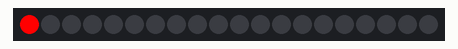
This sketch was run on a simulated Arduino Uno, built with avr-gcc and run on an emulated ATmega328P. Parts: 20 RGB LEDs in strip order, left to right.

Above: at 0.01 s.
At 4.44 s:
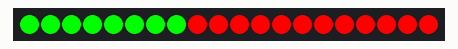
At 9.02 s:
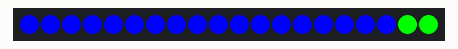
At 19.88 s:
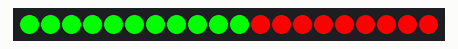
At 29.51 s:
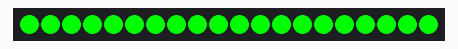
At 39.9 s:
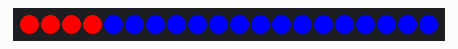

The sketch:

neopixel_test.ino
```cpp
#include <Adafruit_NeoPixel.h>

#define PIN        6
#define NUMPIXELS  20

Adafruit_NeoPixel pixels = Adafruit_NeoPixel(NUMPIXELS, PIN, NEO_GRB + NEO_KHZ800);

void setup() {
  pixels.begin();
}

void loop() {
  // Set all pixels to red
  colorWipe(pixels.Color(255, 0, 0), 50); // Red color with 50ms delay

  // Set all pixels to green
  colorWipe(pixels.Color(0, 255, 0), 50); // Green color with 50ms delay

  // Set all pixels to blue
  colorWipe(pixels.Color(0, 0, 255), 50); // Blue color with 50ms delay
}

// Fill the dots one after the other with a color
void colorWipe(uint32_t color, int wait) {
  for(int i=0; i<NUMPIXELS; i++) {
    pixels.setPixelColor(i, color);
    pixels.show();
    delay(wait);
  }
}
```
